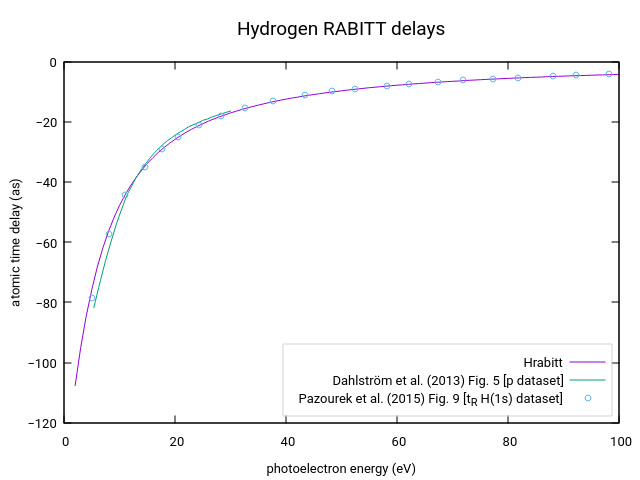

Generate this figure with gnuplot:
set encoding utf8
set minussign
set title "Hydrogen RABITT delays" font "Sans,14"
set xlabel "photoelectron energy (eV)"
set ylabel "atomic time delay (as)"
set key bottom right width -8 height 1 box linecolor rgbcolor "light-grey"

plot [0:100] \
    "Hrabitt.out" every ::1 with lines title "Hrabitt", \
    "reference/Dahlstrom2013-Fig5.txt" with lines title "Dahlström et al. (2013) Fig. 5 [p dataset]", \
    "reference/H-Pazourek2015-Fig9.txt" with points pointtype 6 title "Pazourek et al. (2015) Fig. 9 [t_R H(1s) dataset]"
